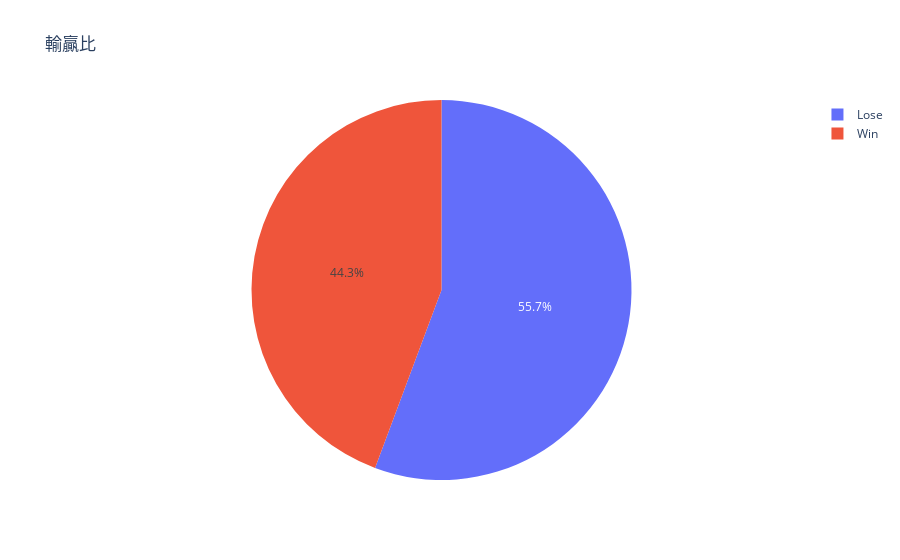

The notebook cell saved with this chart:
### Code cell
pie_df = log_df.loc[log_df['result']!='尚未開局','result'].value_counts().to_frame().reset_index()
pie_df = pie_df.rename(columns={"index": "結果", "result": "總計"})

# 
fig = px.pie(pie_df, values='總計', names='結果', title='輸贏比' )

fig.show()
fig.write_html("./pie2.html")

### Figure 1 — Plotly figure (JSON) as saved in the notebook; plotly's stock layout.template omitted (floating-point values rounded to 4 significant figures)
{"data": [{"domain": {"x": [0, 1], "y": [0, 1]}, "hoverlabel": {"namelength": 0}, "hovertemplate": "結果=%{label}<br>總計=%{value}", "labels": ["Lose", "Win"], "legendgroup": "", "name": "", "showlegend": true, "type": "pie", "values": [3834, 3051]}], "layout": {"legend": {"tracegroupgap": 0}, "title": {"text": "輸贏比"}}}
